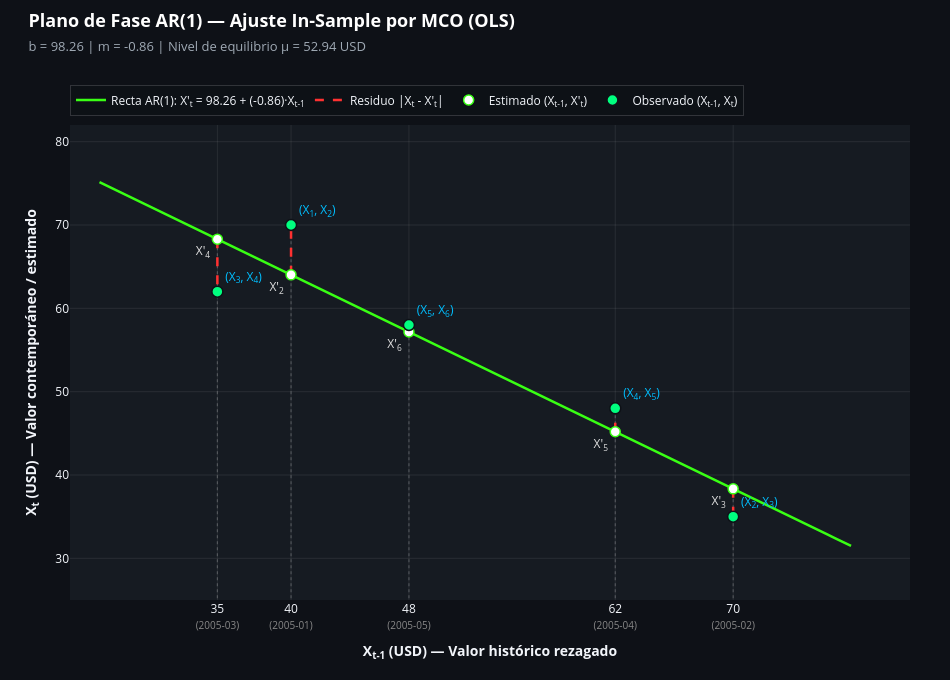

The cell this chart's notebook holds for it:
### Code cell
import numpy as np
import pandas as pd
import plotly.graph_objects as go

# 1. Datos de ejemplo: 6 meses (generan 5 pares (X_{t-1}, X_t))
fechas = ["2005-01", "2005-02", "2005-03", "2005-04", "2005-05", "2005-06"]
precios = np.array([40.0, 70.0, 35.0, 62.0, 48.0, 58.0])

df = pd.DataFrame({
    "fecha_prev": fechas[:-1],
    "fecha_curr": fechas[1:],
    "X_prev": precios[:-1],   # X_{t-1} (Abscisa)
    "X_curr": precios[1:],    # X_t     (Ordenada observada)
    "idx_prev": range(1, len(precios)),
    "idx_curr": range(2, len(precios) + 1),
})

# 2. Ajuste OLS del modelo AR(1): X_t = b + m * X_{t-1}
m, b = np.polyfit(df["X_prev"], df["X_curr"], 1)
df["X_hat"] = b + m * df["X_prev"]
df["residuo"] = df["X_curr"] - df["X_hat"]
df["abs_error"] = np.abs(df["residuo"])

# Nivel de equilibrio de largo plazo (intersección con la identidad X_t = X_{t-1})
mu_eq = b / (1 - m)

# 3. Construcción de la figura en Plotly (Modo Oscuro)
fig = go.Figure()

# Rango para la recta de regresión
x_line = np.linspace(min(precios) - 8, max(precios) + 8, 100)
y_line = b + m * x_line

# Capa 1: Recta de regresión OLS
fig.add_trace(go.Scatter(
    x=x_line,
    y=y_line,
    mode="lines",
    name=f"Recta AR(1): X'<sub>t</sub> = {b:.2f} + ({m:.2f})·X<sub>t-1</sub>",
    line=dict(color="#39FF14", width=2.5),
    hovertemplate=(
        "<b>Recta de Regresión OLS</b><br>"
        f"Ecuación: X'<sub>t</sub> = {b:.2f} + ({m:.2f})·X<sub>t-1</sub><br>"
        "Abscisa (X<sub>t-1</sub>): %{x:.2f} USD<br>"
        "Predicción (X'<sub>t</sub>): %{y:.2f} USD"
        "<extra></extra>"
    )
))

# Capa 2: Proyecciones verticales hacia el eje X_{t-1} (guías visuales)
for _, row in df.iterrows():
    y_top = max(row["X_curr"], row["X_hat"])
    fig.add_shape(
        type="line",
        x0=row["X_prev"], y0=0,
        x1=row["X_prev"], y1=y_top,
        line=dict(color="rgba(255, 255, 255, 0.22)", width=1.2, dash="dot"),
        layer="below"
    )

# Capa 3: Segmentos de residuos |X_t - X'_t| (llaves/errores en rojo)
for i, row in df.iterrows():
    fig.add_trace(go.Scatter(
        x=[row["X_prev"], row["X_prev"]],
        y=[row["X_hat"], row["X_curr"]],
        mode="lines",
        name="Residuo |X<sub>t</sub> - X'<sub>t</sub>|" if i == 0 else None,
        showlegend=(i == 0),
        line=dict(color="#FF3131", width=2.5, dash="dash"),
        hoverinfo="skip"
    ))

# Capa 4: Puntos blancos estimados sobre la recta (X_{t-1}, X'_t)
custom_hat = np.stack((
    df["fecha_prev"], df["fecha_curr"],
    df["idx_prev"], df["idx_curr"],
    df["X_curr"], df["residuo"]
), axis=-1)

fig.add_trace(go.Scatter(
    x=df["X_prev"],
    y=df["X_hat"],
    mode="markers+text",
    name="Estimado (X<sub>t-1</sub>, X'<sub>t</sub>)",
    marker=dict(color="#FFFFFF", size=10, line=dict(color="#39FF14", width=1.5)),
    text=[f"X'<sub>{int(k)}</sub>" for k in df["idx_curr"]],
    textposition="bottom left",
    textfont=dict(color="#E0E0E0", size=12),
    customdata=custom_hat,
    hovertemplate=(
        "<b>Estimación OLS: (X<sub>%{customdata[2]}</sub>, X'<sub>%{customdata[3]}</sub>)</b><br>"
        "Fechas: %{customdata[0]} → <b>%{customdata[1]}</b><br>"
        "Abscisa real (X<sub>t-1</sub>): <b>%{x:.2f} USD</b><br>"
        "Ordenada estimada (X'<sub>t</sub>): <b>%{y:.2f} USD</b><br>"
        "Valor real observado (X<sub>t</sub>): %{customdata[4]:.2f} USD<br>"
        "Residuo (X<sub>t</sub> - X'<sub>t</sub>): %{customdata[5]:+.2f} USD"
        "<extra></extra>"
    )
))

# Capa 5: Puntos verdes observados históricos (X_{t-1}, X_t)
custom_obs = np.stack((
    df["fecha_prev"], df["fecha_curr"],
    df["idx_prev"], df["idx_curr"],
    df["X_hat"], df["abs_error"]
), axis=-1)

fig.add_trace(go.Scatter(
    x=df["X_prev"],
    y=df["X_curr"],
    mode="markers+text",
    name="Observado (X<sub>t-1</sub>, X<sub>t</sub>)",
    marker=dict(color="#00FF7F", size=11, symbol="circle", line=dict(color="#0E1117", width=1.5)),
    text=[f"(X<sub>{int(j)}</sub>, X<sub>{int(k)}</sub>)" for j, k in zip(df["idx_prev"], df["idx_curr"])],
    textposition="top right",
    textfont=dict(color="#00BFFF", size=12),
    customdata=custom_obs,
    hovertemplate=(
        "<b>Par Observado: (X<sub>%{customdata[2]}</sub>, X<sub>%{customdata[3]}</sub>)</b><br>"
        "Transición: <b>%{customdata[0]}</b> → <b>%{customdata[1]}</b><br>"
        "Abscisa (X<sub>t-1</sub>): <b>%{x:.2f} USD</b><br>"
        "Ordenada (X<sub>t</sub>): <b>%{y:.2f} USD</b><br>"
        "Predicción del modelo (X'<sub>t</sub>): %{customdata[4]:.2f} USD<br>"
        "Error absoluto |X<sub>t</sub> - X'<sub>t</sub>|: <b>%{customdata[5]:.2f} USD</b>"
        "<extra></extra>"
    )
))

# 4. Estética y layout en modo oscuro
fig.update_layout(
    template="plotly_dark",
    paper_bgcolor="#0E1117",
    plot_bgcolor="#161B22",
    title=dict(
        text=(
            "<b>Plano de Fase AR(1) — Ajuste In-Sample por MCO (OLS)</b><br>"
            f"<span style='font-size:13px; color:#A0AAB5;'>"
            f"b = {b:.2f} | m = {m:.2f} | Nivel de equilibrio μ = {mu_eq:.2f} USD</span>"
        ),
        x=0.03,
        y=0.96,
        font=dict(size=18, color="#FFFFFF")
    ),
    xaxis=dict(
        title="<b>X<sub>t-1</sub> (USD) — Valor histórico rezagado</b>",
        gridcolor="rgba(255, 255, 255, 0.08)",
        zerolinecolor="rgba(255, 255, 255, 0.25)",
        tickvals=df["X_prev"],
        ticktext=[f"{val:.0f}<br><span style='font-size:10px;color:#888'>({f})</span>"
                  for val, f in zip(df["X_prev"], df["fecha_prev"])],
        range=[min(precios) - 10, max(precios) + 12]
    ),
    yaxis=dict(
        title="<b>X<sub>t</sub> (USD) — Valor contemporáneo / estimado</b>",
        gridcolor="rgba(255, 255, 255, 0.08)",
        zerolinecolor="rgba(255, 255, 255, 0.25)",
        range=[min(precios) - 10, max(precios) + 12]
    ),
    legend=dict(
        orientation="h",
        yanchor="bottom",
        y=1.02,
        xanchor="left",
        x=0.0,
        bgcolor="rgba(14, 17, 23, 0.85)",
        bordercolor="rgba(255, 255, 255, 0.15)",
        borderwidth=1
    ),
    hovermode="closest",
    width=950,
    height=680,
    margin=dict(l=70, r=40, t=125, b=80)
)

fig.show()

### Figure 1 — Plotly figure (JSON) as saved in the notebook; plotly's stock layout.template omitted (floating-point values rounded to 4 significant figures)
{"data": [{"hovertemplate": "<b>Recta de Regresión OLS</b><br>Ecuación: X'<sub>t</sub> = 98.26 + (-0.86)·X<sub>t-1</sub><br>Abscisa (X<sub>t-1</sub>): %{x:.2f} USD<br>Predicción (X'<sub>t</sub>): %{y:.2f} USD<extra></extra>", "line": {"color": "#39FF14", "width": 2.5}, "mode": "lines", "name": "Recta AR(1): X'<sub>t</sub> = 98.26 + (-0.86)·X<sub>t-1</sub>", "type": "scatter", "x": [27.0, 27.52, 28.03, 28.55, 29.06, 29.58, 30.09, 30.61, 31.12, 31.64, 32.15, 32.67, 33.18, 33.7, 34.21, 34.73, 35.24, 35.76, 36.27, 36.79, 37.3, 37.82, 38.33, 38.85, 39.36, 39.88, 40.39, 40.91, 41.42, 41.94, 42.45, 42.97, 43.48, 44.0, 44.52, 45.03, 45.55, 46.06, 46.58, 47.09, 47.61, 48.12, 48.64, 49.15, 49.67, 50.18, 50.7, 51.21, 51.73, 52.24, 52.76, 53.27, 53.79, 54.3, 54.82, 55.33, 55.85, 56.36, 56.88, 57.39, 57.91, 58.42, 58.94, 59.45, 59.97, 60.48, 61.0, 61.52, 62.03, 62.55, 63.06, 63.58, 64.09, 64.61, 65.12, 65.64, 66.15, 66.67, 67.18, 67.7, 68.21, 68.73, 69.24, 69.76, 70.27, 70.79, 71.3, 71.82, 72.33, 72.85, 73.36, 73.88, 74.39, 74.91, 75.42, 75.94, 76.45, 76.97, 77.48, 78.0], "y": [75.14, 74.7, 74.26, 73.82, 73.38, 72.94, 72.5, 72.06, 71.62, 71.18, 70.73, 70.29, 69.85, 69.41, 68.97, 68.53, 68.09, 67.65, 67.21, 66.77, 66.32, 65.88, 65.44, 65.0, 64.56, 64.12, 63.68, 63.24, 62.8, 62.36, 61.91, 61.47, 61.03, 60.59, 60.15, 59.71, 59.27, 58.83, 58.39, 57.95, 57.51, 57.06, 56.62, 56.18, 55.74, 55.3, 54.86, 54.42, 53.98, 53.54, 53.1, 52.65, 52.21, 51.77, 51.33, 50.89, 50.45, 50.01, 49.57, 49.13, 48.69, 48.24, 47.8, 47.36, 46.92, 46.48, 46.04, 45.6, 45.16, 44.72, 44.28, 43.84, 43.39, 42.95, 42.51, 42.07, 41.63, 41.19, 40.75, 40.31, 39.87, 39.43, 38.98, 38.54, 38.1, 37.66, 37.22, 36.78, 36.34, 35.9, 35.46, 35.02, 34.58, 34.13, 33.69, 33.25, 32.81, 32.37, 31.93, 31.49]}, {"hoverinfo": "skip", "line": {"color": "#FF3131", "dash": "dash", "width": 2.5}, "mode": "lines", "name": "Residuo |X<sub>t</sub> - X'<sub>t</sub>|", "showlegend": true, "type": "scatter", "x": [40, 40], "y": [64.02, 70]}, {"hoverinfo": "skip", "line": {"color": "#FF3131", "dash": "dash", "width": 2.5}, "mode": "lines", "showlegend": false, "type": "scatter", "x": [70, 70], "y": [38.34, 35]}, {"hoverinfo": "skip", "line": {"color": "#FF3131", "dash": "dash", "width": 2.5}, "mode": "lines", "showlegend": false, "type": "scatter", "x": [35, 35], "y": [68.3, 62]}, {"hoverinfo": "skip", "line": {"color": "#FF3131", "dash": "dash", "width": 2.5}, "mode": "lines", "showlegend": false, "type": "scatter", "x": [62, 62], "y": [45.18, 48]}, {"hoverinfo": "skip", "line": {"color": "#FF3131", "dash": "dash", "width": 2.5}, "mode": "lines", "showlegend": false, "type": "scatter", "x": [48, 48], "y": [57.17, 58]}, {"customdata": [["2005-01", "2005-02", 1, 2, 70, 5.984], ["2005-02", "2005-03", 2, 3, 35, -3.336], ["2005-03", "2005-04", 3, 4, 62, -6.296], ["2005-04", "2005-05", 4, 5, 48, 2.816], ["2005-05", "2005-06", 5, 6, 58, 0.832]], "hovertemplate": "<b>Estimación OLS: (X<sub>%{customdata[2]}</sub>, X'<sub>%{customdata[3]}</sub>)</b><br>Fechas: %{customdata[0]} → <b>%{customdata[1]}</b><br>Abscisa real (X<sub>t-1</sub>): <b>%{x:.2f} USD</b><br>Ordenada estimada (X'<sub>t</sub>): <b>%{y:.2f} USD</b><br>Valor real observado (X<sub>t</sub>): %{customdata[4]:.2f} USD<br>Residuo (X<sub>t</sub> - X'<sub>t</sub>): %{customdata[5]:+.2f} USD<extra></extra>", "marker": {"color": "#FFFFFF", "line": {"color": "#39FF14", "width": 1.5}, "size": 10}, "mode": "markers+text", "name": "Estimado (X<sub>t-1</sub>, X'<sub>t</sub>)", "text": ["X'<sub>2</sub>", "X'<sub>3</sub>", "X'<sub>4</sub>", "X'<sub>5</sub>", "X'<sub>6</sub>"], "textfont": {"color": "#E0E0E0", "size": 12}, "textposition": "bottom left", "type": "scatter", "x": [40.0, 70.0, 35.0, 62.0, 48.0], "y": [64.02, 38.34, 68.3, 45.18, 57.17]}, {"customdata": [["2005-01", "2005-02", 1, 2, 64.02, 5.984], ["2005-02", "2005-03", 2, 3, 38.34, 3.336], ["2005-03", "2005-04", 3, 4, 68.3, 6.296], ["2005-04", "2005-05", 4, 5, 45.18, 2.816], ["2005-05", "2005-06", 5, 6, 57.17, 0.832]], "hovertemplate": "<b>Par Observado: (X<sub>%{customdata[2]}</sub>, X<sub>%{customdata[3]}</sub>)</b><br>Transición: <b>%{customdata[0]}</b> → <b>%{customdata[1]}</b><br>Abscisa (X<sub>t-1</sub>): <b>%{x:.2f} USD</b><br>Ordenada (X<sub>t</sub>): <b>%{y:.2f} USD</b><br>Predicción del modelo (X'<sub>t</sub>): %{customdata[4]:.2f} USD<br>Error absoluto |X<sub>t</sub> - X'<sub>t</sub>|: <b>%{customdata[5]:.2f} USD</b><extra></extra>", "marker": {"color": "#00FF7F", "line": {"color": "#0E1117", "width": 1.5}, "size": 11, "symbol": "circle"}, "mode": "markers+text", "name": "Observado (X<sub>t-1</sub>, X<sub>t</sub>)", "text": ["(X<sub>1</sub>, X<sub>2</sub>)", "(X<sub>2</sub>, X<sub>3</sub>)", "(X<sub>3</sub>, X<sub>4</sub>)", "(X<sub>4</sub>, X<sub>5</sub>)", "(X<sub>5</sub>, X<sub>6</sub>)"], "textfont": {"color": "#00BFFF", "size": 12}, "textposition": "top right", "type": "scatter", "x": [40.0, 70.0, 35.0, 62.0, 48.0], "y": [70.0, 35.0, 62.0, 48.0, 58.0]}], "layout": {"height": 680, "hovermode": "closest", "legend": {"bgcolor": "rgba(14, 17, 23, 0.85)", "bordercolor": "rgba(255, 255, 255, 0.15)", "borderwidth": 1, "orientation": "h", "x": 0, "xanchor": "left", "y": 1.02, "yanchor": "bottom"}, "margin": {"b": 80, "l": 70, "r": 40, "t": 125}, "paper_bgcolor": "#0E1117", "plot_bgcolor": "#161B22", "shapes": [{"layer": "below", "line": {"color": "rgba(255, 255, 255, 0.22)", "dash": "dot", "width": 1.2}, "type": "line", "x0": 40, "x1": 40, "y0": 0, "y1": 70}, {"layer": "below", "line": {"color": "rgba(255, 255, 255, 0.22)", "dash": "dot", "width": 1.2}, "type": "line", "x0": 70, "x1": 70, "y0": 0, "y1": 38.34}, {"layer": "below", "line": {"color": "rgba(255, 255, 255, 0.22)", "dash": "dot", "width": 1.2}, "type": "line", "x0": 35, "x1": 35, "y0": 0, "y1": 68.3}, {"layer": "below", "line": {"color": "rgba(255, 255, 255, 0.22)", "dash": "dot", "width": 1.2}, "type": "line", "x0": 62, "x1": 62, "y0": 0, "y1": 48}, {"layer": "below", "line": {"color": "rgba(255, 255, 255, 0.22)", "dash": "dot", "width": 1.2}, "type": "line", "x0": 48, "x1": 48, "y0": 0, "y1": 58}], "title": {"font": {"color": "#FFFFFF", "size": 18}, "text": "<b>Plano de Fase AR(1) — Ajuste In-Sample por MCO (OLS)</b><br><span style='font-size:13px; color:#A0AAB5;'>b = 98.26 | m = -0.86 | Nivel de equilibrio μ = 52.94 USD</span>", "x": 0.03, "y": 0.96}, "width": 950, "xaxis": {"gridcolor": "rgba(255, 255, 255, 0.08)", "range": [25, 82], "ticktext": ["40<br><span style='font-size:10px;color:#888'>(2005-01)</span>", "70<br><span style='font-size:10px;color:#888'>(2005-02)</span>", "35<br><span style='font-size:10px;color:#888'>(2005-03)</span>", "62<br><span style='font-size:10px;color:#888'>(2005-04)</span>", "48<br><span style='font-size:10px;color:#888'>(2005-05)</span>"], "tickvals": [40.0, 70.0, 35.0, 62.0, 48.0], "title": {"text": "<b>X<sub>t-1</sub> (USD) — Valor histórico rezagado</b>"}, "zerolinecolor": "rgba(255, 255, 255, 0.25)"}, "yaxis": {"gridcolor": "rgba(255, 255, 255, 0.08)", "range": [25, 82], "title": {"text": "<b>X<sub>t</sub> (USD) — Valor contemporáneo / estimado</b>"}, "zerolinecolor": "rgba(255, 255, 255, 0.25)"}}}
